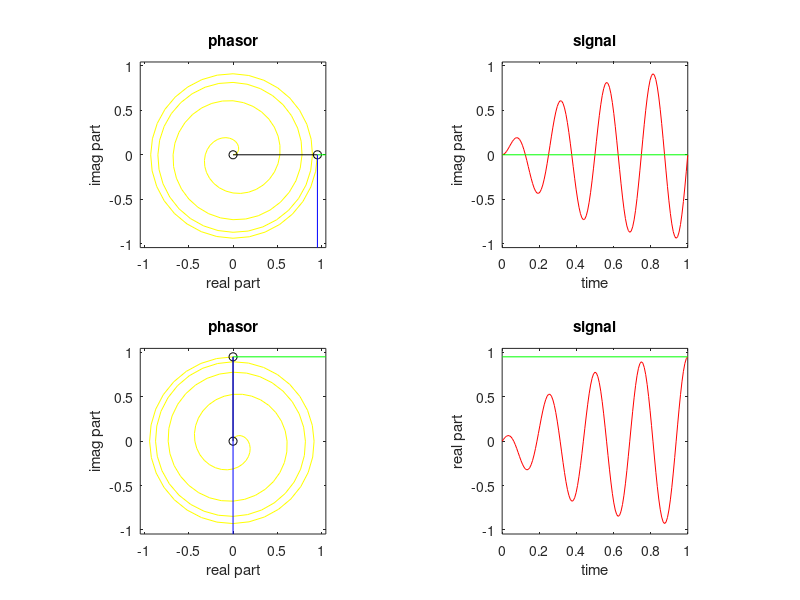

This figure's MATLAB source:
%	MATLAB Rotating Phasor Animation
%
%	using basic MATLAB drawing functions

clear

% 4 cycles of constant amplitude 4Hz phasor

M = 128;                    % no of samples
step = 360/M;               % angular step (degrees)
f = 4;                      % fequency (Hz)
dt = 1/M;                   % time step (seconds)
ph = 0;                     % initial phase shift
t = 0:dt:1;                 % time axis
A = 1;                      % initial amplitude
b=3;
theta=(2*pi*f*t);
x = (1-exp(b*(-t))).*exp(1i*theta);		%unit amplitude phasor
xr = real(x);               %Real part
xi = imag(x);               %Imaginary part
xmax = max([xr xi ])*1.1;	%sets amplitude axes > max plot size
tmin = min(t);              %sets t axis min = start value
tmax = max(t);              %sets t axis max = stop value


fprintf(1,'Rotating Phasor: press return to start\n')
pause;

figure(1);                          % make figure appear

for ii =1:M+1

%	timer
t0 = clock;
te = 0;

%	phasor plot imaginary

subplot(2,2,1)                      %plot phasor on previously set axes
plot(xr(1:ii),xi(1:ii),'y');        % plot phasor trajectory
hold on
plot([0,xr(ii)],[0,xi(ii)],'o-k');    % plot radial line for current phasor

plot([xr(ii),xmax],[xi(ii),xi(ii)],'g') % plot horizontal line indicating current value of xi
plot([xr(ii),xr(ii)],[-xmax,xi(ii)],'b') % plot vertical line indicating current value of xi
axis( [ -xmax xmax -xmax xmax ]);
axis('square');
title('phasor');
xlabel('real part');
ylabel('imag part');
hold off

drawnow

%	Imag signal plot

subplot(2,2,2)                          %plot sinusoid on previously set axes
plot(t(1:ii),xi(1:ii),'r');             % plot imaginary component against time
hold on;
plot([t(1),t(ii)],[xi(ii),xi(ii)],'g') % plot horizontal line indicating current value of xi
hold off
axis( [ tmin tmax -xmax xmax ]);
axis('square')
xlabel('time');
ylabel('imag part');
title('signal');

drawnow

%	Real signal plot

%%%%%%%%%%%%%%%%%%
% ADD CODE HERE  %
%%%%%%%%%%%%%%%%%%

%	phasor plot real

subplot(2,2,3)                      %plot phasor on previously set axes
plot(xi(1:ii),xr(1:ii),'y');        % plot phasor trajectory
hold on
plot([0,xi(ii)],[0,xr(ii)],'o-k');    % plot radial line for current phasor

plot([xi(ii),xmax],[xr(ii),xr(ii)],'g') % plot horizontal line indicating current value of xi
plot([xi(ii),xi(ii)],[-xmax,xr(ii)],'b') % plot vertical line indicating current value of xi
axis( [ -xmax xmax -xmax xmax ]);
axis('square');
title('phasor');
xlabel('real part');
ylabel('imag part');
hold off

drawnow



%	Real signal plot

subplot(2,2,4)                          %plot sinusoid on previously set axes
plot(t(1:ii),xr(1:ii),'r');             % plot imaginary component against time
hold on;
plot([t(1),t(ii)],[xr(ii),xr(ii)],'g') % plot horizontal line indicating current value of xi
hold off
axis( [ tmin tmax -xmax xmax ]);
axis('square')
xlabel('time');
ylabel('real part');
title('signal');

drawnow


%	constant frame rate via a busy wait loop

while te < 0.2
	te = (clock - t0) * [0 0 86400 3600 60 1]';
end

end